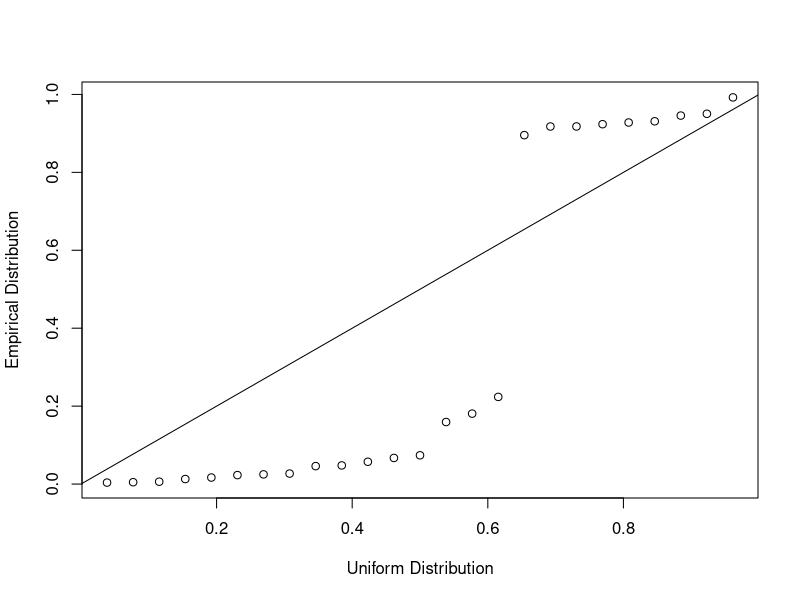
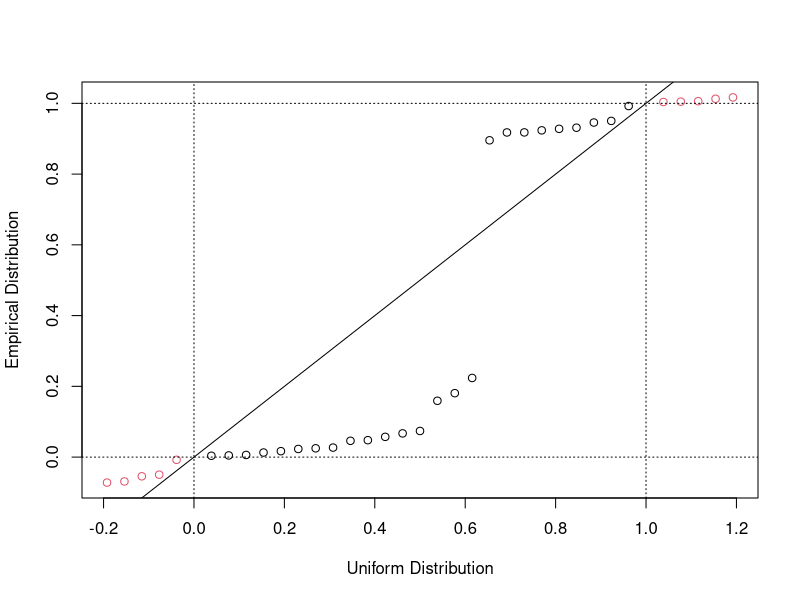

Here is the R script that generated these plots, in order:
library(circular)


### Name: pp.unif.plot
### Title: Uniform Circular Probability-Probability Plot
### Aliases: pp.unif.plot
### Keywords: hplot

### ** Examples

x <- rvonmises(n=25, mu=circular(0), kappa=3)
pp.unif.plot(x)
pp.unif.plot(x, frac=0.2)  
